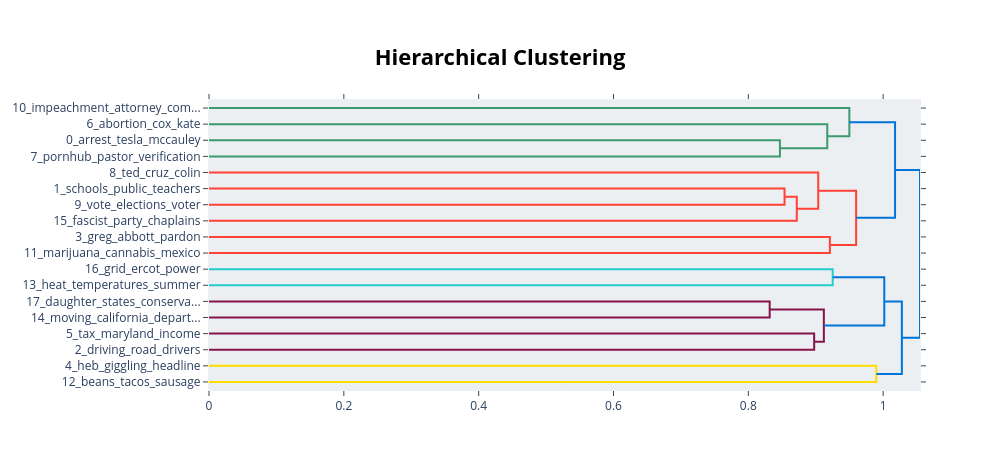

The notebook cell this image was saved under:
### Code cell
# Creates a hierarchical clustering figure of r/texas
texas_fig_hierarchy = models['texas'].visualize_hierarchy()
texas_fig_hierarchy.show()

with open('../docs/code_analysis/bert_files/texas/texas-topic-hierarchy.html', 'w') as f:
    f.write(texas_fig_hierarchy.to_html(include_plotlyjs='cdn'))

### Figure 1 — Plotly figure (JSON) as saved in the notebook; plotly's stock layout.template omitted (floating-point values rounded to 4 significant figures)
{"data": [{"hoverinfo": "text", "marker": {"color": "rgb(61,153,112)"}, "mode": "lines", "type": "scatter", "x": [0, 0.8469, 0.8469, 0], "xaxis": "x", "y": [-25, -25, -35, -35], "yaxis": "y"}, {"hoverinfo": "text", "marker": {"color": "rgb(61,153,112)"}, "mode": "lines", "type": "scatter", "x": [0, 0.9171, 0.9171, 0.8469], "xaxis": "x", "y": [-15, -15, -30, -30], "yaxis": "y"}, {"hoverinfo": "text", "marker": {"color": "rgb(61,153,112)"}, "mode": "lines", "type": "scatter", "x": [0, 0.9499, 0.9499, 0.9171], "xaxis": "x", "y": [-5, -5, -22.5, -22.5], "yaxis": "y"}, {"hoverinfo": "text", "marker": {"color": "rgb(255,65,54)"}, "mode": "lines", "type": "scatter", "x": [0, 0.8538, 0.8538, 0], "xaxis": "x", "y": [-55, -55, -65, -65], "yaxis": "y"}, {"hoverinfo": "text", "marker": {"color": "rgb(255,65,54)"}, "mode": "lines", "type": "scatter", "x": [0.8538, 0.8719, 0.8719, 0], "xaxis": "x", "y": [-60, -60, -75, -75], "yaxis": "y"}, {"hoverinfo": "text", "marker": {"color": "rgb(255,65,54)"}, "mode": "lines", "type": "scatter", "x": [0, 0.9037, 0.9037, 0.8719], "xaxis": "x", "y": [-45, -45, -67.5, -67.5], "yaxis": "y"}, {"hoverinfo": "text", "marker": {"color": "rgb(255,65,54)"}, "mode": "lines", "type": "scatter", "x": [0, 0.9209, 0.9209, 0], "xaxis": "x", "y": [-85, -85, -95, -95], "yaxis": "y"}, {"hoverinfo": "text", "marker": {"color": "rgb(255,65,54)"}, "mode": "lines", "type": "scatter", "x": [0.9037, 0.9599, 0.9599, 0.9209], "xaxis": "x", "y": [-56.25, -56.25, -90, -90], "yaxis": "y"}, {"hoverinfo": "text", "marker": {"color": "rgb(0,116,217)"}, "mode": "lines", "type": "scatter", "x": [0.9499, 1.018, 1.018, 0.9599], "xaxis": "x", "y": [-13.75, -13.75, -73.12, -73.12], "yaxis": "y"}, {"hoverinfo": "text", "marker": {"color": "rgb(35,205,205)"}, "mode": "lines", "type": "scatter", "x": [0, 0.9252, 0.9252, 0], "xaxis": "x", "y": [-105, -105, -115, -115], "yaxis": "y"}, {"hoverinfo": "text", "marker": {"color": "rgb(133,20,75)"}, "mode": "lines", "type": "scatter", "x": [0, 0.8317, 0.8317, 0], "xaxis": "x", "y": [-125, -125, -135, -135], "yaxis": "y"}, {"hoverinfo": "text", "marker": {"color": "rgb(133,20,75)"}, "mode": "lines", "type": "scatter", "x": [0, 0.8977, 0.8977, 0], "xaxis": "x", "y": [-145, -145, -155, -155], "yaxis": "y"}, {"hoverinfo": "text", "marker": {"color": "rgb(133,20,75)"}, "mode": "lines", "type": "scatter", "x": [0.8317, 0.912, 0.912, 0.8977], "xaxis": "x", "y": [-130, -130, -150, -150], "yaxis": "y"}, {"hoverinfo": "text", "marker": {"color": "rgb(0,116,217)"}, "mode": "lines", "type": "scatter", "x": [0.9252, 1.002, 1.002, 0.912], "xaxis": "x", "y": [-110, -110, -140, -140], "yaxis": "y"}, {"hoverinfo": "text", "marker": {"color": "rgb(255,220,0)"}, "mode": "lines", "type": "scatter", "x": [0, 0.9899, 0.9899, 0], "xaxis": "x", "y": [-165, -165, -175, -175], "yaxis": "y"}, {"hoverinfo": "text", "marker": {"color": "rgb(0,116,217)"}, "mode": "lines", "type": "scatter", "x": [1.002, 1.028, 1.028, 0.9899], "xaxis": "x", "y": [-125, -125, -170, -170], "yaxis": "y"}, {"hoverinfo": "text", "marker": {"color": "rgb(0,116,217)"}, "mode": "lines", "type": "scatter", "x": [1.018, 1.055, 1.055, 1.028], "xaxis": "x", "y": [-43.44, -43.44, -147.5, -147.5], "yaxis": "y"}], "layout": {"autosize": false, "height": 470, "hoverlabel": {"bgcolor": "white", "font": {"family": "Rockwell", "size": 16}}, "hovermode": "closest", "plot_bgcolor": "#ECEFF1", "showlegend": false, "title": {"font": {"color": "Black", "size": 22}, "text": "<b>Hierarchical Clustering</b>", "x": 0.5, "xanchor": "center", "yanchor": "top"}, "width": 1000, "xaxis": {"mirror": "allticks", "rangemode": "tozero", "showgrid": false, "showline": true, "showticklabels": true, "ticks": "outside", "type": "linear", "zeroline": false}, "yaxis": {"mirror": "allticks", "range": [-180, 0], "rangemode": "tozero", "showgrid": false, "showline": true, "showticklabels": true, "tickmode": "array", "ticks": "outside", "ticktext": ["10_impeachment_attorney_com...", "6_abortion_cox_kate", "0_arrest_tesla_mccauley", "7_pornhub_pastor_verification", "8_ted_cruz_colin", "1_schools_public_teachers", "9_vote_elections_voter", "15_fascist_party_chaplains", "3_greg_abbott_pardon", "11_marijuana_cannabis_mexico", "16_grid_ercot_power", "13_heat_temperatures_summer", "17_daughter_states_conserva...", "14_moving_california_depart...", "5_tax_maryland_income", "2_driving_road_drivers", "4_heb_giggling_headline", "12_beans_tacos_sausage"], "tickvals": [-5, -15, -25, -35, -45, -55, -65, -75, -85, -95, -105, -115, -125, -135, -145, -155, -165, -175], "type": "linear", "zeroline": false}}}
